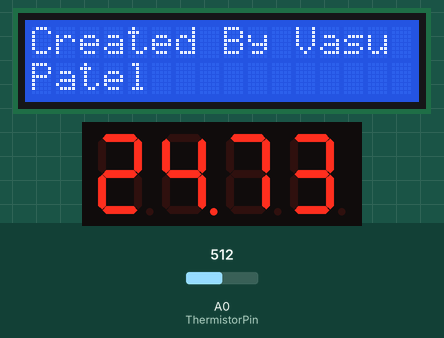
A sketch run on a simulated Arduino Mega 2560, built with avr-gcc and run on an emulated ATmega2560. On the bench: 16×2 character LCD, 4-digit seven-segment display. The inputs (shaded band) are chosen by the test bench; at power-on: A0 (ThermistorPin) = 512. What the sketch prints to the serial monitor is not drawn.

Above: at 1.2 s.
1.3 s: A0 (ThermistorPin) set to 277
At 2.4 s:
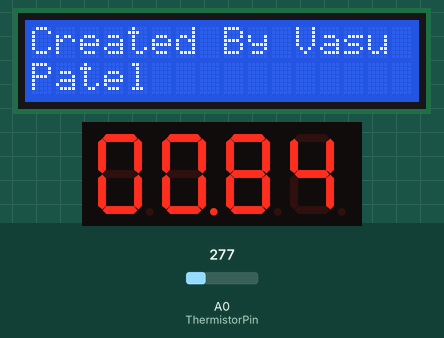
3.5 s: A0 (ThermistorPin) set to 257
At 4.5 s:
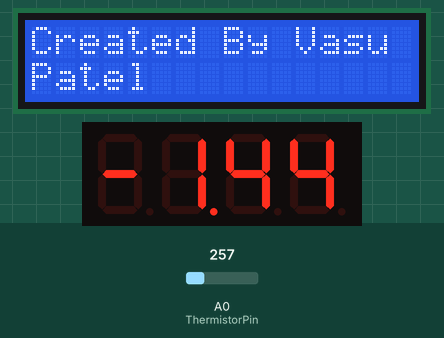
5.6 s: A0 (ThermistorPin) set to 204
At 6.6 s:
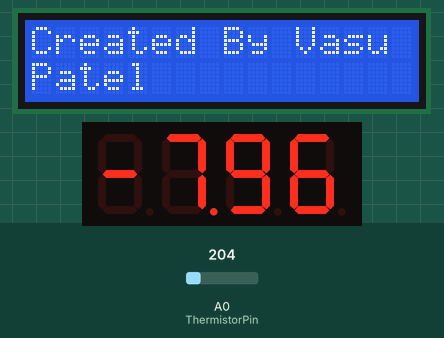
7.6 s: A0 (ThermistorPin) set to 173
At 8.8 s:
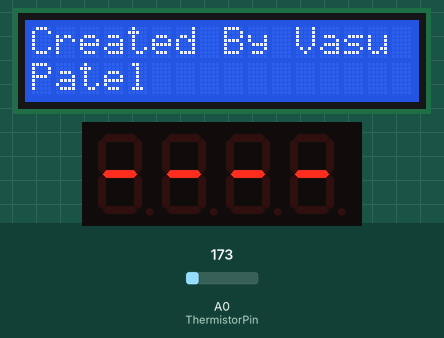
Timing chart, 0 to 10.6 s (numbered marks = the images above; inputs shaded):
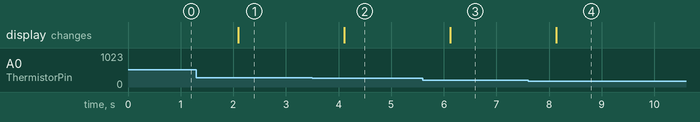

The sketch:

Lab6PartB.ino
```cpp
// Student Name: Vasukumar Patel
// Student Number: 041153940

#include "SevSeg.h"
#include <LiquidCrystal.h>

int ThermistorPin = A0;
int Vo;


float R1 = 10000.0f;
float logR2, R2, T;
float c1 = 1.009249522e-03, c2 = 2.378405444e-04, c3 = 2.019202697e-07;

const int rs = 21, en = 20, d4 = 19, d5 = 18, d6 = 17, d7 = 16;


SevSeg sevseg;
LiquidCrystal lcd(rs, en, d4, d5, d6, d7);

void setup() {

  lcd.begin(16,2);

  lcd.setCursor(0,0);
  lcd.print("Created By Vasu");

  lcd.setCursor(0,1);
  lcd.print("Patel");

  Serial.begin(9600);
  byte numDigits = 4;

  byte digitPins[4] = {6,5,4,3};
  byte segmentPins[8] = {13,12,11,10,9,8,7,22};

  bool resistorsOnSegments = true;
  byte hardwareConfig = COMMON_CATHODE;
  bool updateWithDelays = false;
  bool leadingZeros = true;
  bool disableDecPoint = false;

  sevseg.begin(hardwareConfig, numDigits, digitPins, segmentPins, resistorsOnSegments,
  updateWithDelays, leadingZeros, disableDecPoint);
  sevseg.setBrightness(90);

}

void loop() {

  float sumTemp = 0;

  for(int i = 0; i < 20; i++) {

    Vo = analogRead(ThermistorPin);

    R2 = R1 * (1023.0 / (float) Vo - 1.0);

    logR2 = log(R2);

    T = (1.0 / (c1 + c2 * logR2 + c3 * logR2 * logR2 * logR2));

    T = T - 273.15;

    sumTemp += T;

  }

  float avgTemp = sumTemp / 20.0;
  Serial.print("Average Temperature: ");
  Serial.println(avgTemp);

  sevseg.setNumberF(avgTemp, 2);

  unsigned long displayTime = millis();

  while(millis() - displayTime < 1000) {
    sevseg.refreshDisplay();
  }

}
```

Measured:
- the behaviour switches between 270 and 269 on A0 (ThermistorPin) (found by bisection; images 1 and 2)
- the behaviour switches between 189 and 188 on A0 (ThermistorPin) (found by bisection; images 3 and 4)
- after the input at 1.3 s, the display: changes after 0.79 s (image 1)
- after the input at 3.5 s, the display: changes after 0.61 s (image 2)
- after the input at 5.6 s, the display: changes after 0.52 s (image 3)
- after the input at 7.6 s, the display: changes after 0.54 s (image 4)
